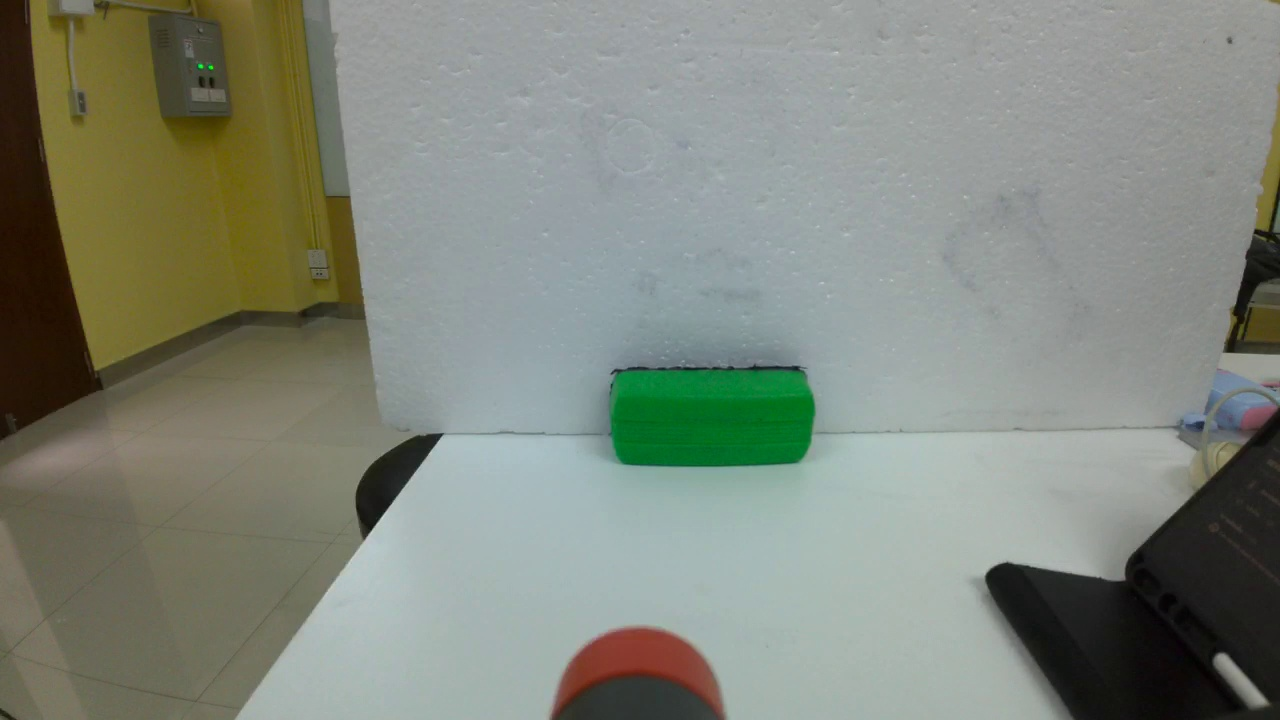
#> input picture lab_4_immage/captured_image2.jpg, 1280 x 720 px
$ jupyter execute 'capture copy.ipynb'
#> lines starting #> are read from the running program, lines starting #| are printed output that depends on the picture
[cell 1]
import cv2
image = cv2.imread('captured_image2.jpg')
#> image is the input picture: shape (720, 1280, 3); mean B, G, R 123.3, 134.7, 128.8
cv2.imshow('Captured Image', image)
height, width = image.shape[:2]
print("The height of the image is ", height)
#| The height of the image is  720
print("The width of the image is ", width)
#| The width of the image is  1280
cv2.waitKey(0)
cv2.destroyAllWindows()

[cell 2]
import cv2
image = cv2.imread('captured_image2.jpg')
hsl_image = cv2.cvtColor(image, cv2.COLOR_RGB2HLS)
#> hsl_image: shape (720, 1280, 3); mean of channels 0, 1, 2 57.2, 127.6, 38.2
l_channel = hsl_image[:,:,1]
cv2.imshow('Luminance Channel (L)', l_channel)
cv2.waitKey(0)
cv2.destroyAllWindows()

[cell 3]
import cv2
import matplotlib.pyplot as plt
plt.hist(l_channel.ravel(), bins=256, range=[0,256])
plt.xlabel('Pixel Intensity')
plt.ylabel('Frequency')
plt.show()
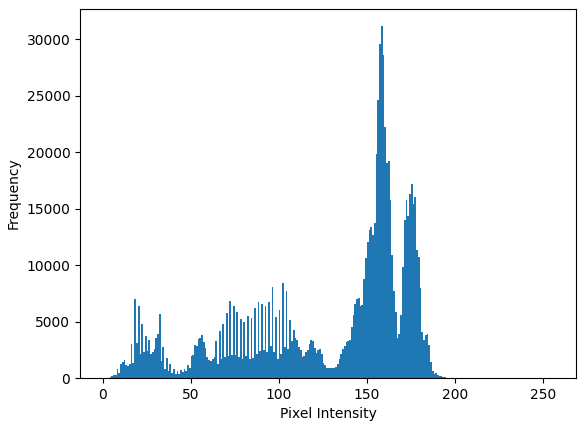
#> figure drawn by matplotlib, 1 panel; tallest bar 31149 high, from x = 158 to 159

[cell 4]
import cv2
import matplotlib.pyplot as plt
image = cv2.imread('captured_image2.jpg')
hsl_image = cv2.cvtColor(image, cv2.COLOR_BGR2HLS)
#> hsl_image: shape (720, 1280, 3); mean of channels 0, 1, 2 62.6, 127.6, 38.2
l_channel = hsl_image[:,:,1]
l_channel_rescaled = (l_channel / 255.0) * 2 - 1
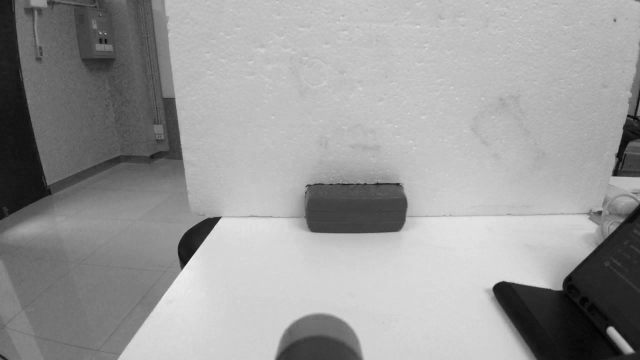
#> l_channel_rescaled: shape (720, 1280) float64 (shown at 1/2 size); min -0.992, max 0.647, mean 0.00115; drawn with min black and max white
plt.imshow(l_channel_rescaled, cmap='gray')
plt.axis('off')
plt.show()

[cell 5]
import cv2
import matplotlib.pyplot as plt
image = cv2.imread('captured_image2.jpg')
hsl_image = cv2.cvtColor(image, cv2.COLOR_BGR2HLS)
l_channel = hsl_image[:,:,1]
l_channel_rescaled = (l_channel / 255.0) * 2 - 1
plt.hist(l_channel_rescaled.ravel(), bins=256, range=[-1,1])
plt.xlabel('Pixel Intensity')
plt.ylabel('Frequency')
plt.show()

[cell 6]
import cv2
import numpy as np
import matplotlib.pyplot as plt
noise = np.random.normal(0, 1, (720, 1280))
plt.imshow(noise,cmap = 'gray')
plt.axis('off')
plt.show()
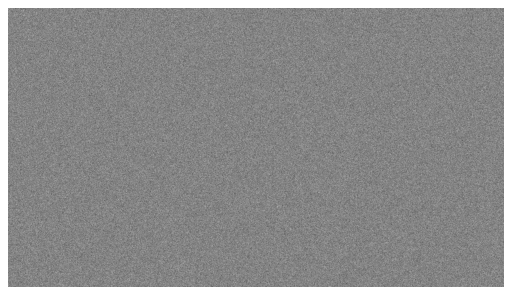
#> figure drawn by matplotlib, 1 panel

[cell 7]
import cv2
import numpy as np
import matplotlib.pyplot as plt
image = cv2.imread('captured_image2.jpg')
hsl_image = cv2.cvtColor(image, cv2.COLOR_BGR2HLS)
l_channel = hsl_image[:,:,1]
l_channel_rescaled = (l_channel / 255.0) * 2 - 1
noise = np.random.normal(0, 1, l_channel_rescaled.shape)
combined_image = l_channel_rescaled + noise
combined_image = np.clip(combined_image, -1, 1)
plt.imshow(combined_image, cmap='gray')
plt.axis('off')
plt.show()

[cell 8]
import cv2
import numpy as np
import matplotlib.pyplot as plt
image = cv2.imread('captured_image2.jpg')
hsl_image = cv2.cvtColor(image, cv2.COLOR_BGR2HLS)
l_channel = hsl_image[:,:,1]
l_channel_rescaled = (l_channel / 255.0) * 2 - 1
noise = np.random.normal(0, 1, l_channel_rescaled.shape)
combined_image = l_channel_rescaled + noise
combined_image = np.clip(combined_image, -1, 1)
combined_image_rescaled = ((combined_image + 1) / 2) * 255.0
combined_image_rescaled = combined_image_rescaled.astype(np.uint8)
hsl_image[:,:,1] = combined_image_rescaled
#> hsl_image: shape (720, 1280, 3); mean of channels 0, 1, 2 62.6, 127.7, 38.2
result_image = cv2.cvtColor(hsl_image, cv2.COLOR_HLS2BGR)
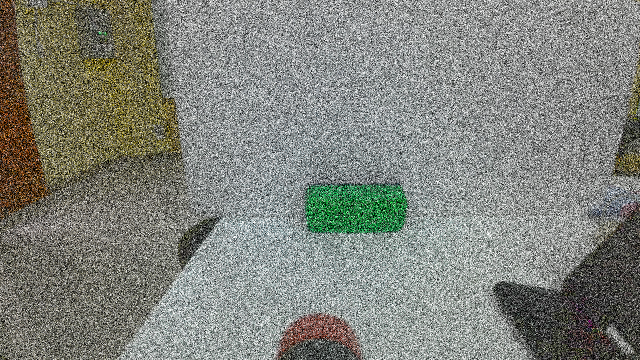
#> result_image: shape (720, 1280, 3) (shown at 1/2 size); mean B, G, R 124.6, 131.7, 128.9
plt.imshow(cv2.cvtColor(result_image, cv2.COLOR_BGR2RGB))
plt.axis('off')
plt.show()

[cell 9]
import cv2
import numpy as np
import matplotlib.pyplot as plt

image = cv2.imread('captured_image2.jpg')
hsl_image = cv2.cvtColor(image, cv2.COLOR_BGR2HLS)
l_channel = hsl_image[:, :, 1]
l_channel_rescaled = (l_channel / 255.0) * 2 - 1
noise = np.random.normal(0, 1, l_channel_rescaled.shape)
combined_image = l_channel_rescaled + noise
combined_image = np.clip(combined_image, -1, 1)
combined_image = ((combined_image + 1) / 2) * 255
combined_image = combined_image.astype(np.uint8)
blurred_image = cv2.blur(combined_image, (6, 6))

plt.imshow(blurred_image, cmap='gray')
plt.axis('off')
plt.show()

[cell 10]
import cv2
import numpy as np
image = cv2.imread('captured_image2.jpg')
hsl_image = cv2.cvtColor(image, cv2.COLOR_BGR2HLS)
l_channel = hsl_image[:, :, 1]
l_channel_rescaled = (l_channel / 255.0) * 2 - 1
noise = np.random.normal(0, 1, l_channel_rescaled.shape)
combined_image = l_channel_rescaled + noise
combined_image = np.clip(combined_image, -1, 1)
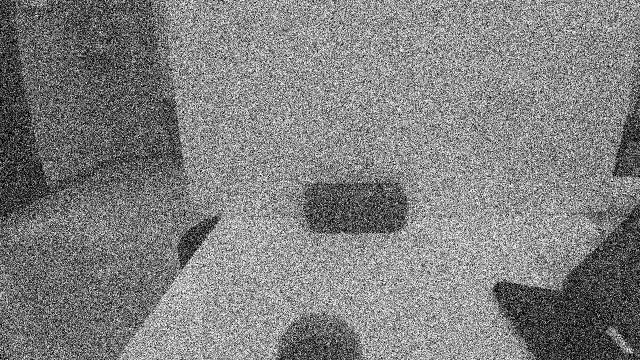
#> combined_image: shape (720, 1280) float64 (shown at 1/2 size); min -1, max 1, mean 0.00507; drawn with min black and max white
combined_image = ((combined_image + 1) / 2) * 255
combined_image = combined_image.astype(np.uint8)
blurred_image = cv2.blur(combined_image, (6, 6))
hsl_image[:, :, 1] = blurred_image
#> hsl_image: shape (720, 1280, 3); mean of channels 0, 1, 2 62.6, 127.8, 38.2
rgb_image = cv2.cvtColor(hsl_image, cv2.COLOR_HLS2BGR)
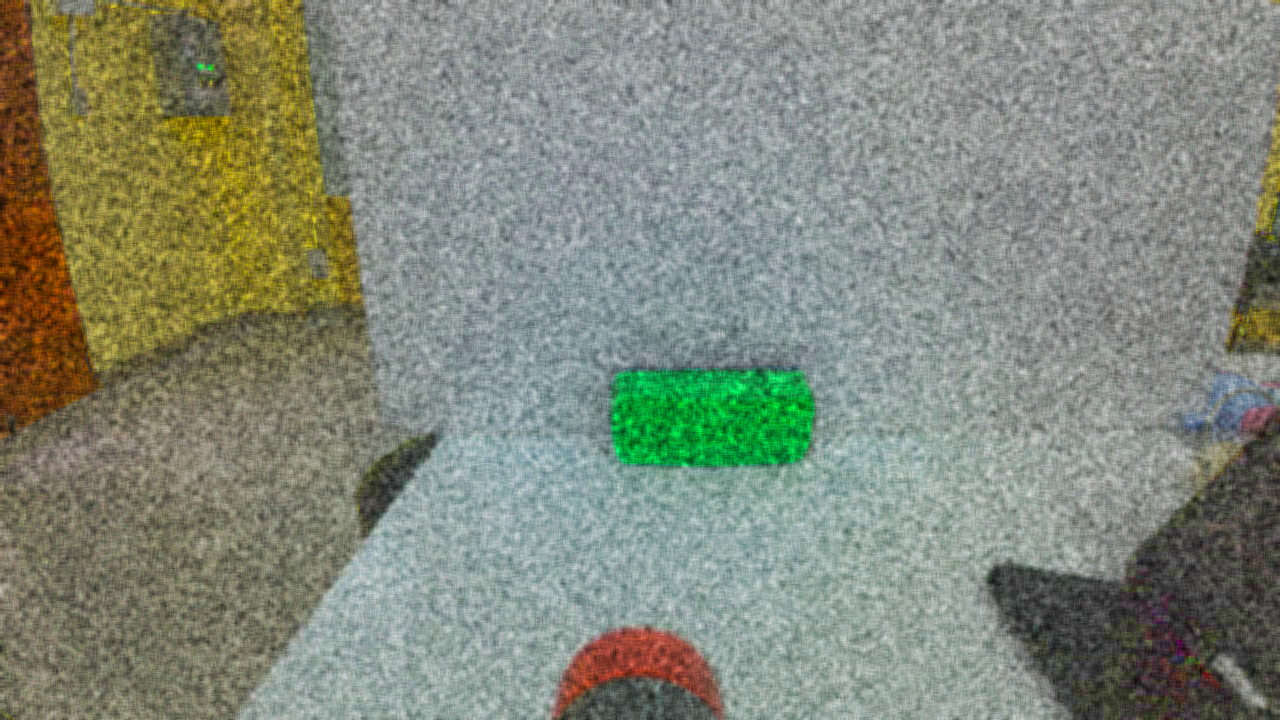
#> rgb_image: shape (720, 1280, 3); mean B, G, R 121.8, 136.6, 130.3
cv2.imshow('Final Image', rgb_image)
cv2.waitKey(0)
cv2.destroyAllWindows()
